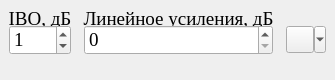
          <widget class="QGroupBox" name="PaCurveParGroupBox">
           <property name="sizePolicy">
            <sizepolicy hsizetype="Preferred" vsizetype="Preferred">
             <horstretch>0</horstretch>
             <verstretch>0</verstretch>
            </sizepolicy>
           </property>
           <property name="maximumSize">
            <size>
             <width>16777215</width>
             <height>80</height>
            </size>
           </property>
           <property name="font">
            <font>
             <family>Times New Roman</family>
             <pointsize>14</pointsize>
            </font>
           </property>
           <property name="styleSheet">
            <string notr="true">QGroupBox {
    border: none;
}</string>
           </property>
           <property name="title">
            <string/>
           </property>
           <property name="flat">
            <bool>true</bool>
           </property>
           <layout class="QVBoxLayout" name="verticalLayout_28" stretch="0">
            <property name="spacing">
             <number>7</number>
            </property>
            <property name="leftMargin">
             <number>3</number>
            </property>
            <property name="topMargin">
             <number>3</number>
            </property>
            <property name="rightMargin">
             <number>3</number>
            </property>
            <property name="bottomMargin">
             <number>3</number>
            </property>
            <item>
             <layout class="QHBoxLayout" name="horizontalLayout_2">
              <property name="leftMargin">
               <number>3</number>
              </property>
              <property name="topMargin">
               <number>3</number>
              </property>
              <property name="rightMargin">
               <number>3</number>
              </property>
              <property name="bottomMargin">
               <number>3</number>
              </property>
              <item>
               <widget class="QGroupBox" name="IBO_GroupBox">
                <property name="sizePolicy">
                 <sizepolicy hsizetype="Preferred" vsizetype="Expanding">
                  <horstretch>0</horstretch>
                  <verstretch>0</verstretch>
                 </sizepolicy>
                </property>
                <property name="font">
                 <font>
                  <family>Times New Roman</family>
                  <pointsize>14</pointsize>
                 </font>
                </property>
                <property name="styleSheet">
                 <string notr="true">QGroupBox {
    border: none;
}</string>
                </property>
                <property name="title">
                 <string>IBO, дБ</string>
                </property>
                <property name="flat">
                 <bool>true</bool>
                </property>
                <layout class="QVBoxLayout" name="verticalLayout_34" stretch="0">
                 <property name="spacing">
                  <number>7</number>
                 </property>
                 <property name="leftMargin">
                  <number>3</number>
                 </property>
                 <property name="topMargin">
                  <number>3</number>
                 </property>
                 <property name="rightMargin">
                  <number>3</number>
                 </property>
                 <property name="bottomMargin">
                  <number>3</number>
                 </property>
                 <item>
                  <widget class="QSpinBox" name="IBO_SpinBox">
                   <property name="sizePolicy">
                    <sizepolicy hsizetype="Preferred" vsizetype="Fixed">
                     <horstretch>0</horstretch>
                     <verstretch>0</verstretch>
                    </sizepolicy>
                   </property>
                   <property name="font">
                    <font>
                     <family>Times New Roman</family>
                     <pointsize>14</pointsize>
                    </font>
                   </property>
                   <property name="minimum">
                    <number>-5</number>
                   </property>
                   <property name="maximum">
                    <number>25</number>
                   </property>
                   <property name="value">
                    <number>1</number>
                   </property>
                  </widget>
                 </item>
                </layout>
               </widget>
              </item>
              <item>
               <widget class="QGroupBox" name="LinearGain_GroupBox">
                <property name="sizePolicy">
                 <sizepolicy hsizetype="Preferred" vsizetype="Expanding">
                  <horstretch>0</horstretch>
                  <verstretch>0</verstretch>
                 </sizepolicy>
                </property>
                <property name="font">
                 <font>
                  <family>Times New Roman</family>
                  <pointsize>14</pointsize>
                 </font>
                </property>
                <property name="styleSheet">
                 <string notr="true">QGroupBox {
    border: none;
}</string>
                </property>
                <property name="title">
                 <string>Линейное усиления, дБ</string>
                </property>
                <property name="flat">
                 <bool>true</bool>
                </property>
                <layout class="QVBoxLayout" name="verticalLayout_35">
                 <property name="spacing">
                  <number>7</number>
                 </property>
                 <property name="leftMargin">
                  <number>3</number>
                 </property>
                 <property name="topMargin">
                  <number>3</number>
                 </property>
                 <property name="rightMargin">
                  <number>3</number>
                 </property>
                 <property name="bottomMargin">
                  <number>3</number>
                 </property>
                 <item>
                  <widget class="QSpinBox" name="LinearGain_SpinBox">
                   <property name="sizePolicy">
                    <sizepolicy hsizetype="Preferred" vsizetype="Fixed">
                     <horstretch>0</horstretch>
                     <verstretch>0</verstretch>
                    </sizepolicy>
                   </property>
                   <property name="font">
                    <font>
                     <family>Times New Roman</family>
                     <pointsize>14</pointsize>
                    </font>
                   </property>
                   <property name="maximum">
                    <number>30</number>
                   </property>
                  </widget>
                 </item>
                </layout>
               </widget>
              </item>
              <item>
               <widget class="QGroupBox" name="ParamToolBtn">
                <property name="sizePolicy">
                 <sizepolicy hsizetype="Fixed" vsizetype="Preferred">
                  <horstretch>0</horstretch>
                  <verstretch>0</verstretch>
                 </sizepolicy>
                </property>
                <property name="styleSheet">
                 <string notr="true">QGroupBox {
    border: none;
}</string>
                </property>
                <property name="title">
                 <string/>
                </property>
                <property name="flat">
                 <bool>true</bool>
                </property>
                <layout class="QVBoxLayout" name="verticalLayout_36" stretch="0">
                 <property name="spacing">
                  <number>7</number>
                 </property>
                 <property name="sizeConstraint">
                  <enum>QLayout::SizeConstraint::SetDefaultConstraint</enum>
                 </property>
                 <property name="leftMargin">
                  <number>3</number>
                 </property>
                 <property name="topMargin">
                  <number>3</number>
                 </property>
                 <property name="rightMargin">
                  <number>3</number>
                 </property>
                 <property name="bottomMargin">
                  <number>3</number>
                 </property>
                 <item>
                  <widget class="QToolButton" name="PACurveToolButton">
                   <property name="font">
                    <font>
                     <family>Times New Roman</family>
                     <pointsize>14</pointsize>
                    </font>
                   </property>
                   <property name="text">
                    <string/>
                   </property>
                   <property name="icon">
                    <iconset theme="QIcon::ThemeIcon::DocumentProperties"/>
                   </property>
                   <property name="iconSize">
                    <size>
                     <width>20</width>
                     <height>20</height>
                    </size>
                   </property>
                   <property name="checkable">
                    <bool>false</bool>
                   </property>
                   <property name="popupMode">
                    <enum>QToolButton::ToolButtonPopupMode::MenuButtonPopup</enum>
                   </property>
                   <property name="toolButtonStyle">
                    <enum>Qt::ToolButtonStyle::ToolButtonIconOnly</enum>
                   </property>
                   <property name="autoRaise">
                    <bool>false</bool>
                   </property>
                  </widget>
                 </item>
                </layout>
               </widget>
              </item>
             </layout>
            </item>
           </layout>
          </widget>
